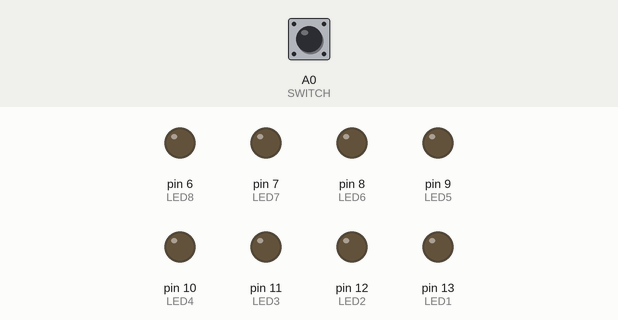
A sketch run on a simulated Arduino Uno, built with avr-gcc and run on an emulated ATmega328P. Shown: output pins drawn as LEDs (lit = HIGH). The inputs (shaded band) are chosen by the test bench; at power-on: A0 (SWITCH) LOW.

Above: at 1.2 s.
1.3 s: A0 (SWITCH) pulled HIGH for 0.15 s
At 1.37 s:
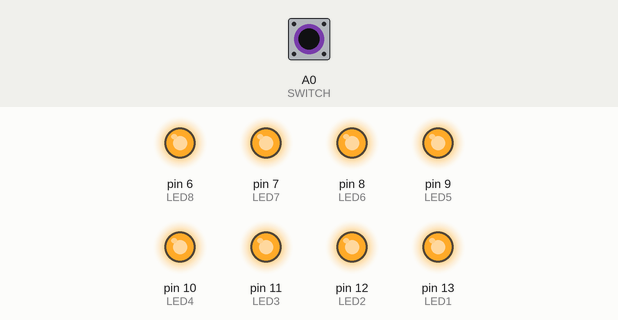
2.9 s: A0 (SWITCH) pulled HIGH for 3.2 s
At 6.6 s:
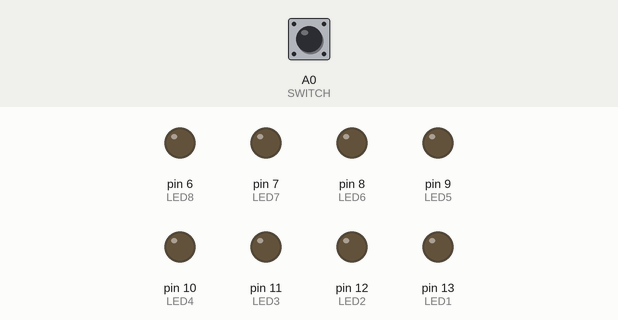
Timing chart, 0 to 8.1 s (numbered marks = the images above; inputs shaded):
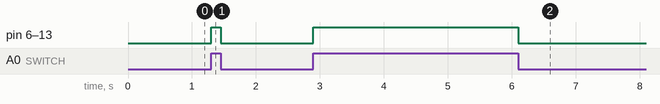

The sketch:

first_3.ino
```cpp
const int LED1 = 13;
const int LED2 = 12;
const int LED3 = 11;
const int LED4 = 10;
const int LED5 = 9;
const int LED6 = 8;
const int LED7 = 7;
const int LED8 = 6;
const int SWITCH = A0;
void setup() {
  pinMode(SWITCH,INPUT);
  pinMode(LED1,OUTPUT);
  pinMode(LED2,OUTPUT);
  pinMode(LED3,OUTPUT);
  pinMode(LED4,OUTPUT);
  pinMode(LED5,OUTPUT);
  pinMode(LED6,OUTPUT);
  pinMode(LED7,OUTPUT);
  pinMode(LED8,OUTPUT);

}

void loop() {
  if(digitalRead(SWITCH)==HIGH)
  {
    ledson();
  }
  if(digitalRead(SWITCH)==LOW)
  {
    ledsoff();
  }
}
void ledson()
{
  digitalWrite(LED1,HIGH);
  digitalWrite(LED2,HIGH);
  digitalWrite(LED3,HIGH);
  digitalWrite(LED4,HIGH);
  digitalWrite(LED5,HIGH);
  digitalWrite(LED6,HIGH);
  digitalWrite(LED7,HIGH);
  digitalWrite(LED8,HIGH);
}
void ledsoff()
{
  digitalWrite(LED1,LOW);
  digitalWrite(LED2,LOW);
  digitalWrite(LED3,LOW);
  digitalWrite(LED4,LOW);
  digitalWrite(LED5,LOW);
  digitalWrite(LED6,LOW);
  digitalWrite(LED7,LOW);
  digitalWrite(LED8,LOW);
}
```

Measured:
- after the input at 1.3 s, pin 6 (LED8), pin 7 (LED7), pin 8 (LED6), pin 9 (LED5), pin 10 (LED4), pin 11 (LED3), pin 12 (LED2), pin 13 (LED1): LOW → HIGH at once, → LOW 0.15 s later
- after the input at 2.9 s, pin 6 (LED8), pin 7 (LED7), pin 8 (LED6), pin 9 (LED5), pin 10 (LED4), pin 11 (LED3), pin 12 (LED2), pin 13 (LED1): LOW → HIGH at once, → LOW 3.2 s later
